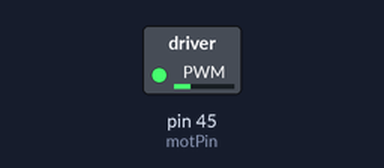
Bench run of a sketch on a simulated Arduino Mega 2560, built with avr-gcc and run on an emulated ATmega2560. Parts: switched loads named in the sketch (green lamp = pin HIGH).

Above: at 0.1 s.
Timing chart, 0 to 1.6 s (numbered marks = the images above):
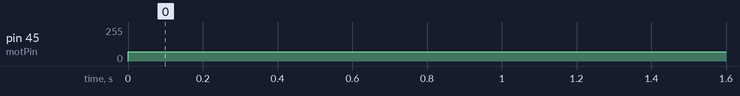

Measured:
- by itself, pin 45 (motPin): 0/255 → 70/255 at 0.00 s

The sketch:

teste-motor.ino
```cpp
int motPin = 45;


    void setup(){


    }

    void loop(){

analogWrite(motPin, 70);

    }
```
